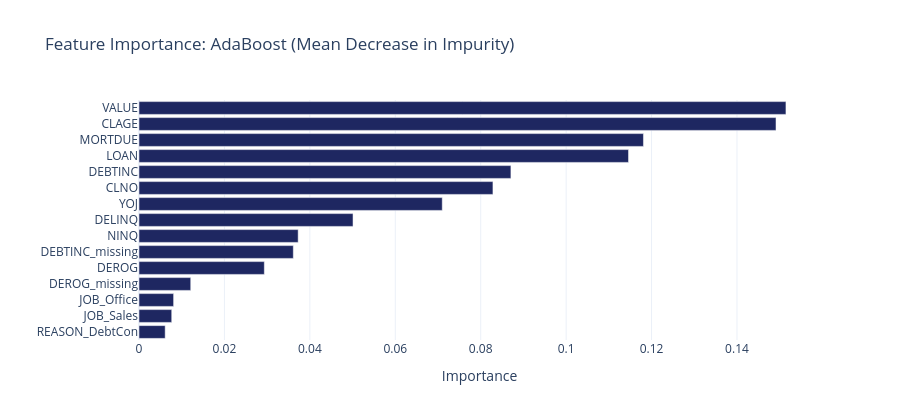

Notebook source saved alongside this figure:
### Markdown cell above
---
## 9. Feature Importance (Sklearn MDI)

### Code cell
# Get feature names after preprocessing
preprocessor = best_ada.named_steps["prep"]
cat_encoder = preprocessor.named_transformers_["cat"]
cat_names = list(cat_encoder.get_feature_names_out(categorical_features))
all_feature_names = numeric_features + cat_names

# Feature importance
importances = ada_clf.feature_importances_

fig_imp = plot_feature_importance(importances, all_feature_names, MODEL_NAME, "Mean Decrease in Impurity")
fig_imp.show()
save_chart(fig_imp, MODEL_SLUG, "feature_importance")

### Figure 1 — Plotly figure (JSON) as saved in the notebook; plotly's stock layout.template omitted (floating-point values rounded to 4 significant figures)
{"data": [{"hovertemplate": "importance=%{x}<br>feature=%{y}<extra></extra>", "legendgroup": "", "marker": {"color": "#1E2761", "pattern": {"shape": ""}}, "name": "", "orientation": "h", "showlegend": false, "textposition": "auto", "type": "bar", "x": [0.006129, 0.00766, 0.008103, 0.01211, 0.02934, 0.03613, 0.03726, 0.05011, 0.071, 0.08286, 0.08707, 0.1146, 0.1181, 0.1491, 0.1515], "xaxis": "x", "y": ["REASON_DebtCon", "JOB_Sales", "JOB_Office", "DEROG_missing", "DEROG", "DEBTINC_missing", "NINQ", "DELINQ", "YOJ", "CLNO", "DEBTINC", "LOAN", "MORTDUE", "CLAGE", "VALUE"], "yaxis": "y"}], "layout": {"barmode": "relative", "height": 420, "legend": {"tracegroupgap": 0}, "title": {"text": "Feature Importance: AdaBoost (Mean Decrease in Impurity)"}, "xaxis": {"anchor": "y", "domain": [0, 1], "title": {"text": "Importance"}}, "yaxis": {"anchor": "x", "domain": [0, 1], "title": {"text": ""}}}}
